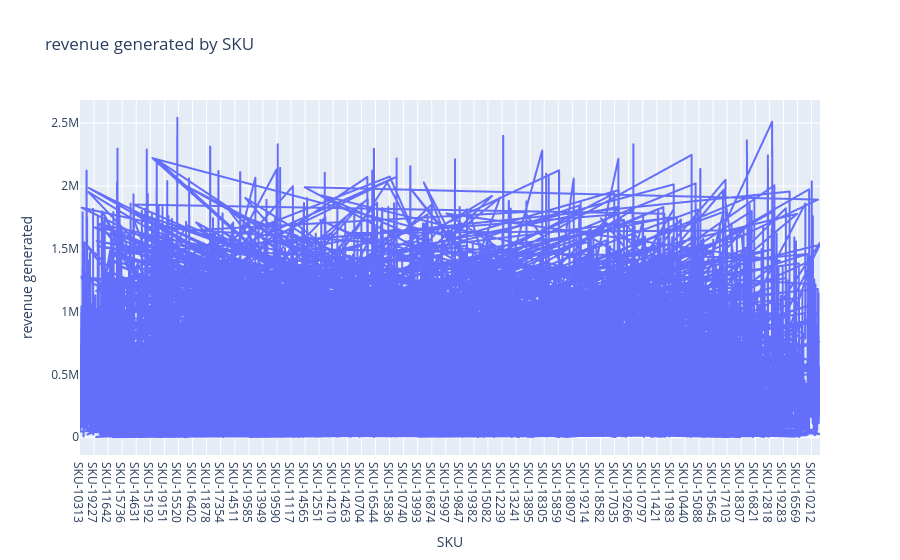

The cell this chart's notebook holds for it:
### Markdown cell above
#

### Code cell
revenue_chart=px.line(df,x="SKU",y='revenue generated',title='revenue generated by SKU')
revenue_chart.show()

### Figure 1 — Plotly figure (JSON) as saved in the notebook; plotly's stock layout.template omitted (floating-point values rounded to 4 significant figures; data arrays with more than 128 entries replaced by an {"elided": "..."} marker saying what was removed)
{"data": [{"hovertemplate": "SKU=%{x}<br>revenue generated=%{y}<extra></extra>", "legendgroup": "", "line": {"color": "#636efa", "dash": "solid"}, "marker": {"symbol": "circle"}, "mode": "lines", "name": "", "showlegend": false, "type": "scattergl", "x": {"elided": "5100 str values"}, "xaxis": "x", "y": {"elided": "5100 float values"}, "yaxis": "y"}], "layout": {"legend": {"tracegroupgap": 0}, "title": {"text": "revenue generated by SKU"}, "xaxis": {"anchor": "y", "domain": [0, 1], "title": {"text": "SKU"}}, "yaxis": {"anchor": "x", "domain": [0, 1], "title": {"text": "revenue generated"}}}}
